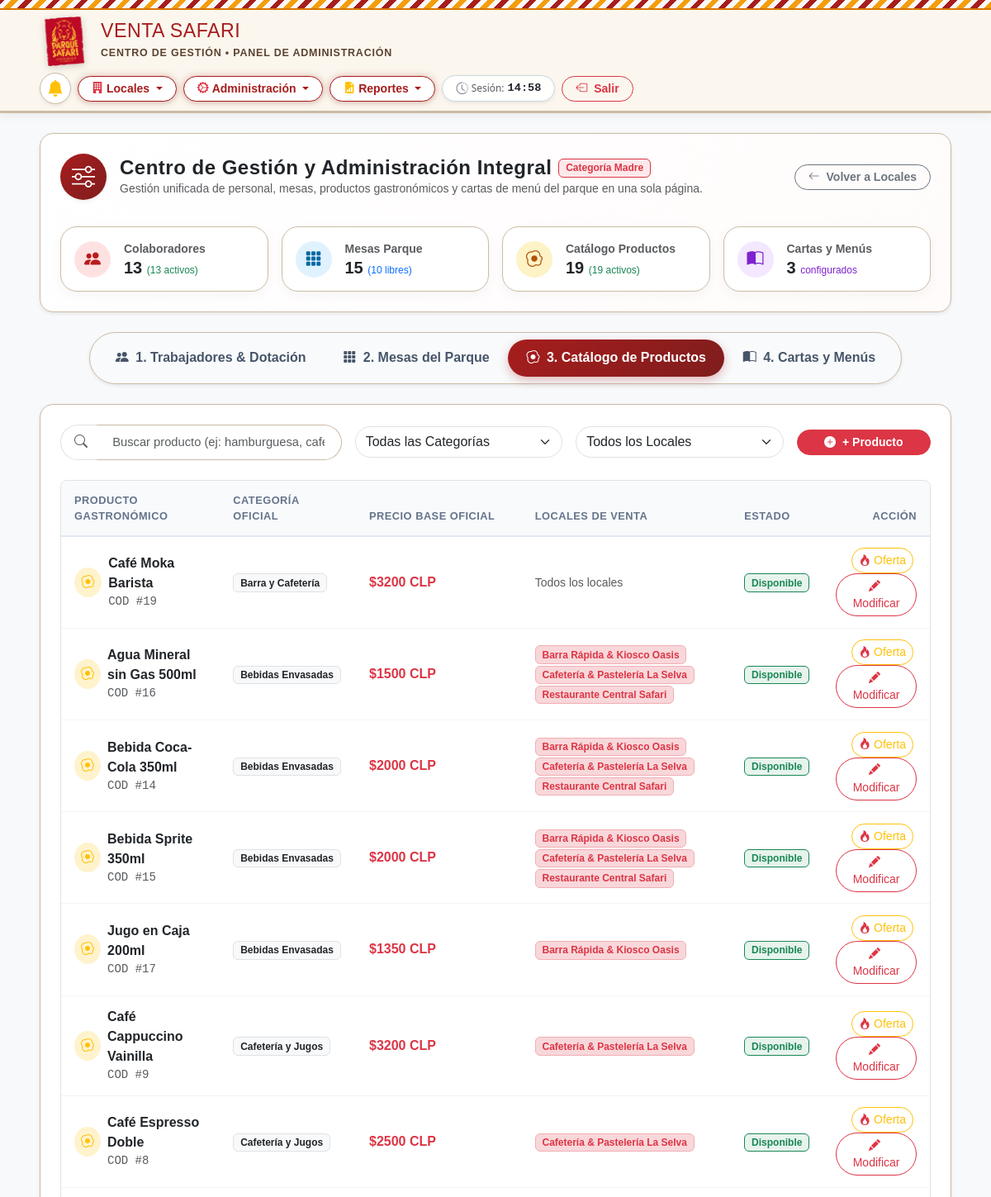
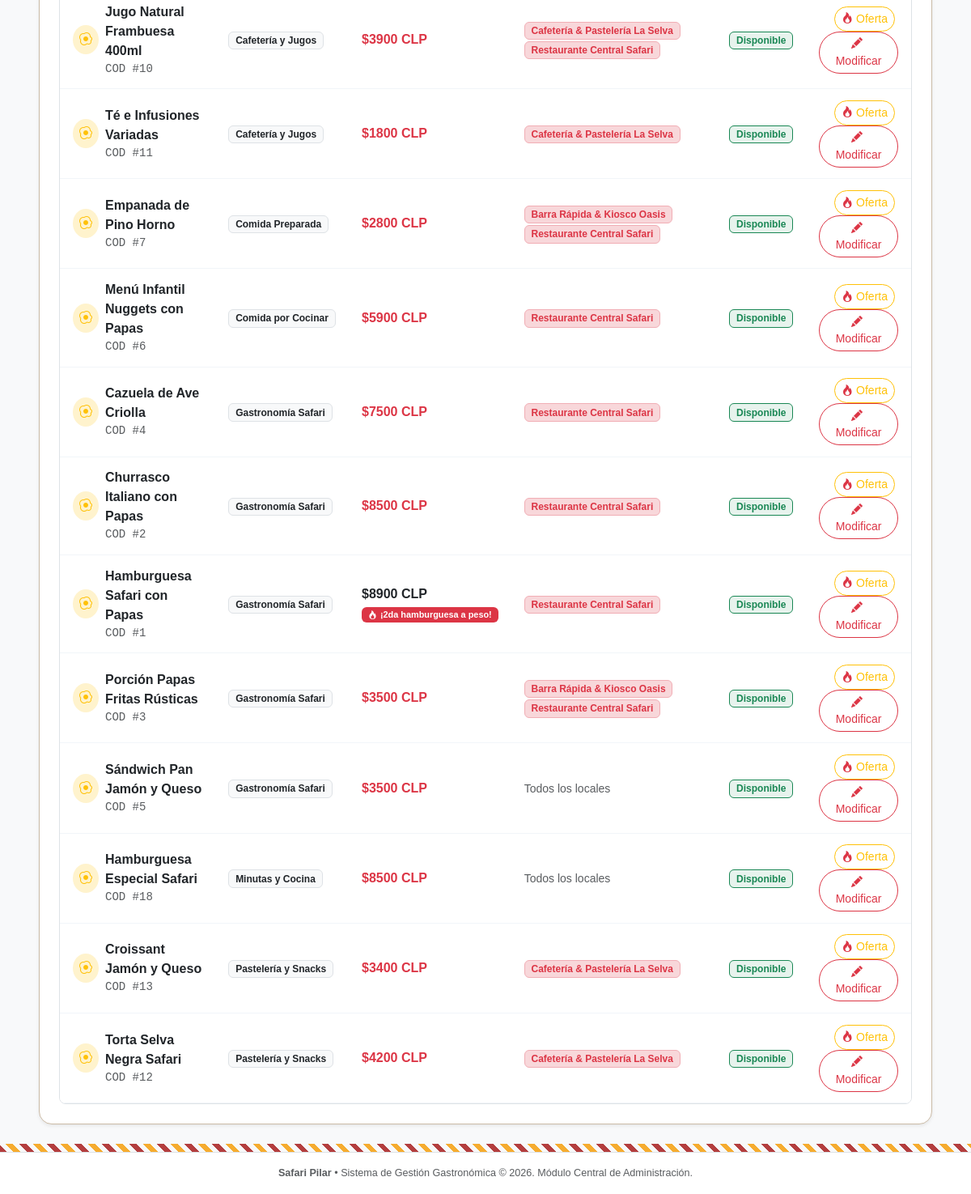
Before: /administrador/gestion/?tab=productos (signed in) with the older database file (2 pictures, top to bottom).
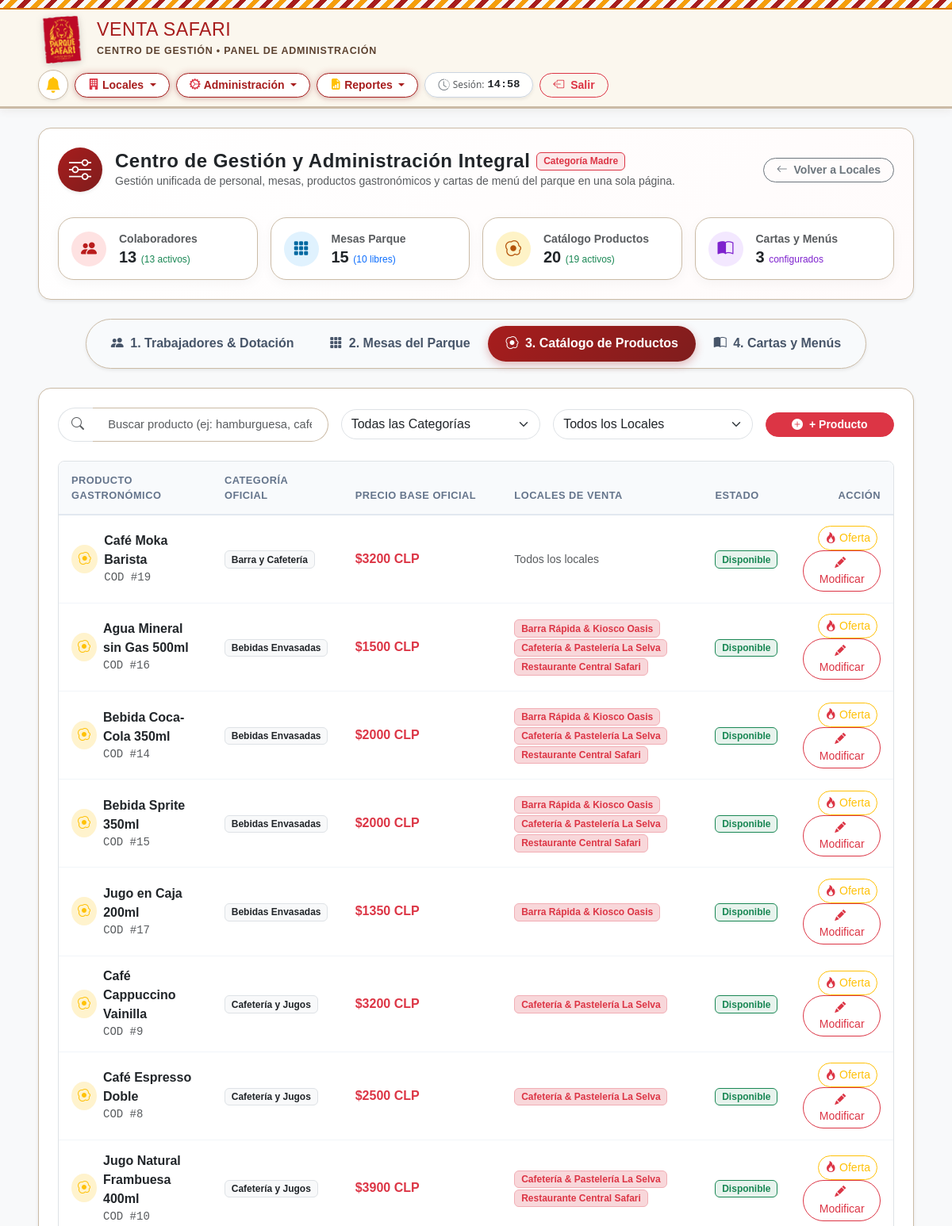
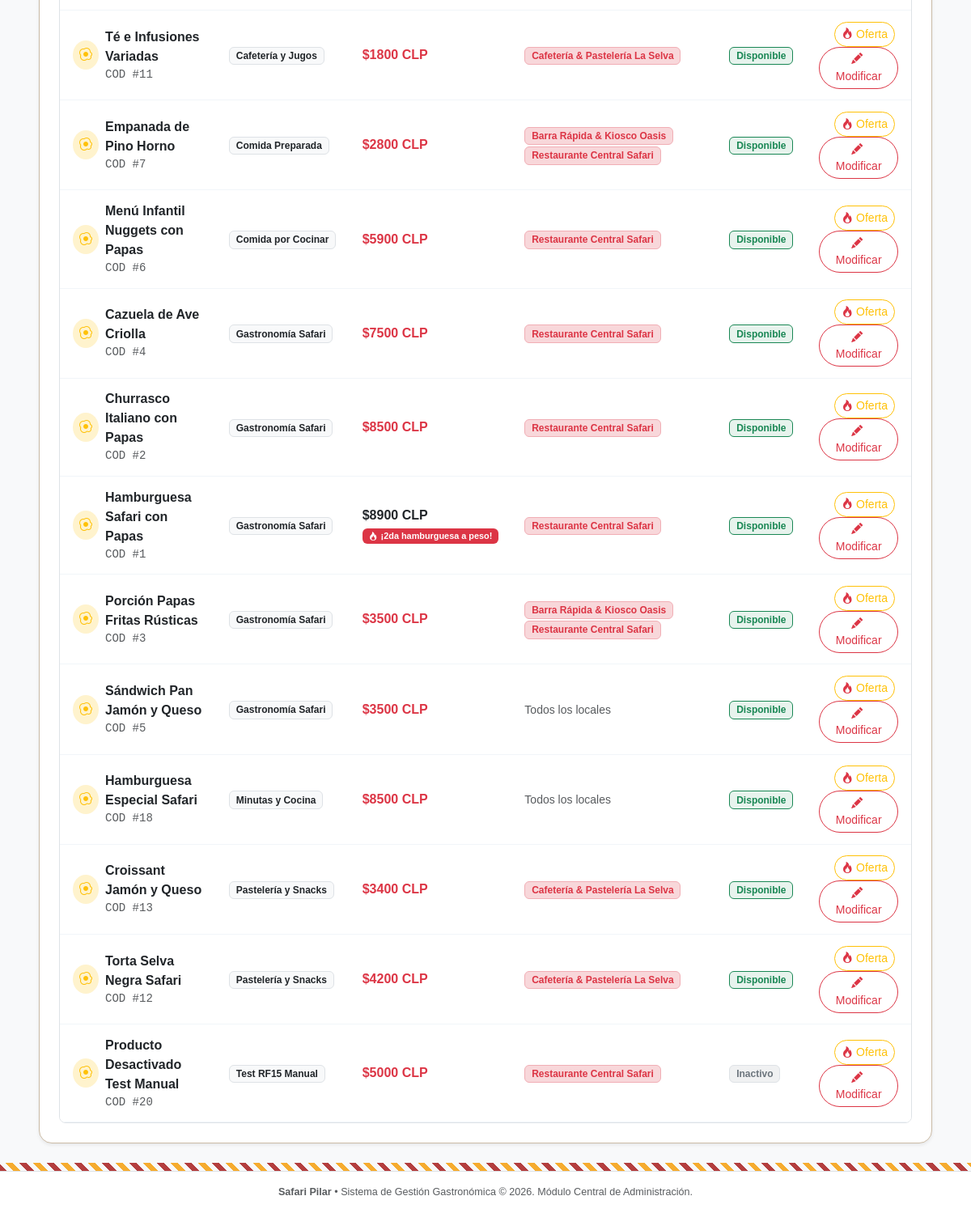
After: the same page with the newer database file (2 pictures, top to bottom).
### ventas/models.py (models this page shows, shortened)
class Producto(models.Model):
    TIPOS_OFERTA = [
        ('NINGUNA', 'Sin Oferta'),
        ('3X2', 'Lleva 3 y Paga 2 (3x2)'),
        ('2X1', 'Lleva 2 y Paga 1 (2x1)'),
        ('SEGUNDA_1', 'Segunda Unidad a $1 peso'),
        ('PRECIO_FIJO', 'Precio de Oferta Fijo'),
        ('DESCUENTO_PCT', 'Descuento Porcentual'),
    ]
    nombre = models.CharField(max_length=150)
    categoria = models.ForeignKey(Categoria, on_delete=models.PROTECT, related_name='productos')
    precio_base = models.DecimalField(max_digits=10, decimal_places=2)
    descripcion = models.TextField(blank=True, null=True)
    puntos_venta = models.ManyToManyField(PuntoVenta, blank=True, related_name='productos_disponibles')
    activo = models.BooleanField(default=True)
    en_oferta = models.BooleanField(default=False, help_text="Indica si el producto tiene promoción u oferta activa")
    tipo_oferta = models.CharField(max_length=20, choices=TIPOS_OFERTA, default='NINGUNA', help_text="Tipo de promoción (3x2, 2da a $1 peso, etc.)")
    precio_oferta = models.DecimalField(max_digits=10, decimal_places=2, null=True, blank=True, help_text="Precio promocional fijo o precio de la 2da unidad (ej. $1)")
    descuento_pct = models.DecimalField(max_digits=5, decimal_places=2, default=0, help_text="Porcentaje de descuento para tipo DESCUENTO_PCT")
    descripcion_oferta = models.CharField(max_length=120, blank=True, null=True, help_text="Etiqueta visible: Ej: ¡Lleva 3 y paga 2!, ¡Segunda hamburguesa a $1!")
    destino_operativo = models.CharField(
        max_length=20,
        choices=[
            ('COCINA', 'Cocina Caliente / Elaboración'),
            ('BARRA', 'Barra / Cafetería / Bebidas / Snacks'),
            ('COMPROBANTE', 'Solo Comprobante'),
        ],
        default='COCINA',
        help_text="Destino operativo del producto para despacho y tickets de comanda (RF08.1)"
    )
    creado_en = models.DateTimeField(auto_now_add=True)
    class Meta:
        verbose_name = "Producto"
        verbose_name_plural = "Productos"
        ordering = ['categoria', 'nombre']

class Categoria(models.Model):
    DESTINOS = [
        ('COCINA', 'Cocina Caliente / Elaboración'),
        ('BARRA', 'Barra / Cafetería / Snacks'),
    ]
    nombre = models.CharField(max_length=100, unique=True)
    descripcion = models.TextField(blank=True, null=True)
    destino_defecto = models.CharField(max_length=20, choices=DESTINOS, default='COCINA', help_text="Destino operativo por defecto para productos de esta categoría (RF08)")
    activo = models.BooleanField(default=True)
    class Meta:
        verbose_name = "Categoría"
        verbose_name_plural = "Categorías"
        ordering = ['nombre']

class PuntoVenta(models.Model):
    nombre = models.CharField(max_length=100, unique=True)
    tipo = models.CharField(max_length=50, blank=True, null=True, help_text="Ej: Restaurante, Cafetería, Kiosco")
    descripcion = models.TextField(blank=True, null=True)
    icono = models.CharField(max_length=50, default='bi-shop', blank=True, help_text="Ícono Bootstrap")
    color = models.CharField(max_length=20, default='#c62828', blank=True, help_text="Color distintivo hex")
    activo = models.BooleanField(default=True)
    creado_en = models.DateTimeField(auto_now_add=True)
    class Meta:
        verbose_name = "Punto de Venta"
        verbose_name_plural = "Puntos de Venta"
        ordering = ['nombre']

### ventas/views.py (the view)
# urls.py: path('administrador/gestion/', views.administrador_gestion, name='administrador_gestion'),
@requiere_rol(['ADMINISTRADOR'])
def administrador_gestion(request):
    tab_activo = request.GET.get('tab', 'trabajadores').strip().lower()
    if tab_activo not in ['trabajadores', 'mesas', 'productos', 'menus']:
        tab_activo = 'trabajadores'
    locales = PuntoVenta.objects.filter(activo=True).order_by('id')
    categorias = Categoria.objects.filter(activo=True).order_by('nombre')
    trabajadores = User.objects.select_related('perfil', 'perfil__punto_venta_actual').all().order_by('username')
    total_trabajadores = trabajadores.count()
    total_activos_trab = sum(1 for t in trabajadores if hasattr(t, 'perfil') and t.perfil.activo)
    total_inactivos_trab = total_trabajadores - total_activos_trab
    mesas_qs = Mesa.objects.select_related('punto_venta').all().order_by('punto_venta__id', 'identificador')
    total_mesas = mesas_qs.count()
    mesas_habilitadas = sum(1 for m in mesas_qs if m.estado == 'HABILITADA')
    mesas_ocupadas = sum(1 for m in mesas_qs if m.estado == 'OCUPADA')
    mesas_mantenimiento = sum(1 for m in mesas_qs if m.estado == 'MANTENIMIENTO')
    productos_qs = Producto.objects.select_related('categoria').prefetch_related('puntos_venta').all().order_by('categoria__nombre', 'nombre')
    total_productos = productos_qs.count()
    activos_productos = sum(1 for p in productos_qs if p.activo)
    inactivos_productos = total_productos - activos_productos
    menus_qs = Menu.objects.select_related('punto_venta').prefetch_related('productos').all().order_by('punto_venta__id', 'nombre')
    total_menus = menus_qs.count()
    ahora_dt = timezone.localtime()
    ahora_hora = ahora_dt.time()
    hora_apertura = datetime.time(10, 0)
    hora_cierre = datetime.time(18, 0)
    en_horario = (hora_apertura <= ahora_hora < hora_cierre)
    total_alertas_no_leidas = AlertaTraslado.objects.filter(leida=False).count()
    context = {
        'tab_activo': tab_activo,
        'locales': locales,
        'categorias': categorias,
        'trabajadores': trabajadores,
        'total_trabajadores': total_trabajadores,
        'total_activos_trab': total_activos_trab,
        'total_inactivos_trab': total_inactivos_trab,
        'mesas': mesas_qs,
        'total_mesas': total_mesas,
        'mesas_habilitadas': mesas_habilitadas,
        'mesas_ocupadas': mesas_ocupadas,
        'mesas_mantenimiento': mesas_mantenimiento,
        'productos': productos_qs,
        'total_productos': total_productos,
        'activos_productos': activos_productos,
        'inactivos_productos': inactivos_productos,
        'menus': menus_qs,
        'total_menus': total_menus,
        'productos_disponibles': productos_qs.filter(activo=True),
        'en_horario': en_horario,
        'total_alertas_no_leidas': total_alertas_no_leidas,
    }
    return render(request, 'ventas/administrador_gestion.html', context)

### ventas/views.py (called while the page is built)
def obtener_rol_usuario(user):
    if not user.is_authenticated:
        return None
    try:
        perfil = user.perfil
        return perfil.rol
    except (PerfilEmpleado.DoesNotExist, AttributeError):
        if user.is_superuser or user.is_staff:
            return 'ADMINISTRADOR'
        return None

### ventas/templates/ventas/administrador_gestion.html (shortened to what the changed rows need)
{% load static %}
<!DOCTYPE html>
<html lang="es">
<head>
    <link href="https://cdn.jsdelivr.net/npm/bootstrap@5.3.3/dist/css/bootstrap.min.css" rel="stylesheet">
    <link rel="stylesheet" href="https://cdn.jsdelivr.net/npm/bootstrap-icons@1.11.3/font/bootstrap-icons.min.css">
    <link rel="stylesheet" href="{% static 'css/base.css' %}">
    <link rel="stylesheet" href="{% static 'css/admin.css' %}">
</head>
<body class="d-flex flex-column min-vh-100 bg-light">
    <header class="safari-header py-2">
        <div class="container-fluid px-lg-5">
            <div class="d-flex align-items-center justify-content-between flex-wrap gap-2">
                <a href="{% url 'administrador' %}" class="logo-link" title="Inicio de Administración">
                    <div>
                        <h1 class="brand-text-main">Venta Safari</h1>
                    </div>
                </a>
            </div>
        </div>
    </header>
    <main class="container-fluid px-lg-5 my-4 flex-grow-1">
        <div class="card border-0 shadow-sm rounded-4 p-4 mb-4" style="background: linear-gradient(135deg, #ffffff 0%, #fffbfb 100%); border: 1.5px solid var(--safari-cafe-medium) !important;">
            <div class="row g-3 mt-3">
                <div class="col-6 col-lg-3">
                    <div class="kpi-gestion-card p-3 d-flex align-items-center gap-3" role="button" onclick="cambiarPestana('productos')">
                        <div>
                            <div class="text-muted small fw-semibold">Catálogo Productos</div>
                            <div class="h5 fw-bold mb-0 text-dark">{{ total_productos }} <span class="small fw-normal text-success" style="font-size: 0.75rem;">({{ activos_productos }} activos)</span></div>
                        </div>
                    </div>
                </div>
            </div>
        </div>
        <div class="tab-content" id="gestionTabsContent">
            <div class="tab-pane fade {% if tab_activo == 'productos' %}show active{% endif %}" id="pills-productos" role="tabpanel">
                <div class="card border-0 shadow-sm rounded-4 p-4" style="background-color: #ffffff; border: 1.5px solid var(--safari-cafe-medium) !important;">
                    <div class="table-responsive rounded-3 border">
                        <table class="table table-safari table-hover align-middle mb-0">
                            <thead>
                                <tr>
                                    <th>Producto Gastronómico</th>
                                    <th>Categoría Oficial</th>
                                    <th>Precio Base Oficial</th>
                                    <th>Locales de Venta</th>
                                    <th>Estado</th>
                                    <th class="text-end">Acción</th>
                                </tr>
                            </thead>
                            <tbody id="tbodyProductosGestion">
                                {% for p in productos %}
                                <tr class="producto-fila" data-categoria="{{ p.categoria.nombre }}" data-local="{% for pv in p.puntos_venta.all %}{{ pv.nombre }} {% endfor %}">
                                    <td>
                                        <div class="d-flex align-items-center gap-2">
                                            <div class="rounded-circle p-2 bg-warning-subtle text-warning d-flex align-items-center justify-content-center" style="width: 36px; height: 36px;">
                                                <i class="bi bi-egg-fried fs-6"></i>
                                            </div>
                                            <div>
                                                <strong class="text-dark">{{ p.nombre }}</strong>
                                                <div class="small text-muted font-monospace">COD #{{ p.id }}</div>
                                            </div>
                                        </div>
                                    </td>
                                    <td>
                                        <span class="badge bg-light text-dark border">{{ p.categoria.nombre }}</span>
                                    </td>
                                    <td id="celda_precio_{{ p.id }}">
                                        {% if p.en_oferta %}
                                            {% if p.tipo_oferta == 'PRECIO_FIJO' and p.precio_oferta %}
                                                <div>
                                                    <del class="text-muted small">${{ p.precio_base|floatformat:0 }}</del>
                                                    <strong class="text-danger fs-6">${{ p.precio_oferta|floatformat:0 }} CLP</strong>
                                                </div>
                                                <span class="badge bg-danger shadow-xs py-1 px-2" style="font-size: 0.68rem;">
                                                    <i class="bi bi-tag-fill me-1"></i>{{ p.descripcion_oferta|default:"PRECIO FIJO" }}
                                                </span>
                                            {% elif p.tipo_oferta == 'SEGUNDA_1' %}
                                                <div>
                                                    <strong class="text-dark fs-6">${{ p.precio_base|floatformat:0 }} CLP</strong>
                                                </div>
                                                <span class="badge bg-danger shadow-xs py-1 px-2" style="font-size: 0.68rem;">
                                                    <i class="bi bi-fire me-1"></i>{{ p.descripcion_oferta|default:"¡2da unidad a $1 peso!" }}
                                                </span>
                                            {% endif %}
                                        {% else %}
                                            <strong class="text-danger">${{ p.precio_base|floatformat:0 }} CLP</strong>
                                        {% endif %}
                                    </td>
                                    <td>
                                        {% for pv in p.puntos_venta.all %}
                                            <span class="badge bg-danger-subtle text-danger border border-danger-subtle small me-1">{{ pv.nombre }}</span>
                                        {% empty %}
                                            <span class="text-muted small">Todos los locales</span>
                                        {% endfor %}
                                    </td>
                                    <td>
                                        {% if p.activo %}
                                            <span class="badge bg-success bg-opacity-10 text-success border border-success">Disponible</span>
                                        {% else %}
                                            <span class="badge bg-secondary bg-opacity-10 text-secondary border">Inactivo</span>
                                        {% endif %}
                                    </td>
                                    <td class="text-end">
                                        <button type="button" class="btn btn-sm btn-outline-warning rounded-pill px-2 me-1" data-bs-toggle="modal" data-bs-target="#modalOfertaProdGestion_{{ p.id }}" title="Gestionar Oferta Promocional">
                                            <i class="bi bi-fire text-danger"></i> Oferta
                                        </button>
                                        <a href="{% url 'administrador_productos' %}" class="btn btn-sm btn-outline-danger rounded-pill px-3">
                                            <i class="bi bi-pencil-fill me-1"></i> Modificar
                                        </a>
                                    </td>
                                </tr>
                                {% empty %}
                                <tr>
                                    <td colspan="6" class="text-center py-4 text-muted">No se registran productos en el catálogo.</td>
                                </tr>
                                {% endfor %}
                            </tbody>
                        </table>
                    </div>
                </div>
            </div>
            </div>
    </main>
</body>
</html>

Changed rows visible on the page:
added Producto: nombre "Producto Desactivado Test Manual", id "20", categoria.nombre "Test RF15 Manual", precio_base "5000", activo "Inactivo", PuntoVenta (nombre "Restaurante Central Safari")
Other visible differences:
{{ total_productos }}: "19" → "20"
